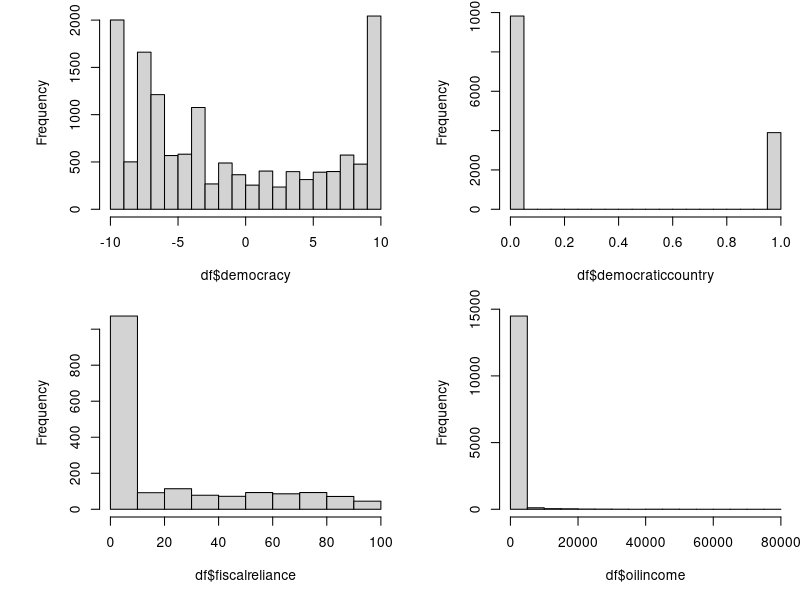
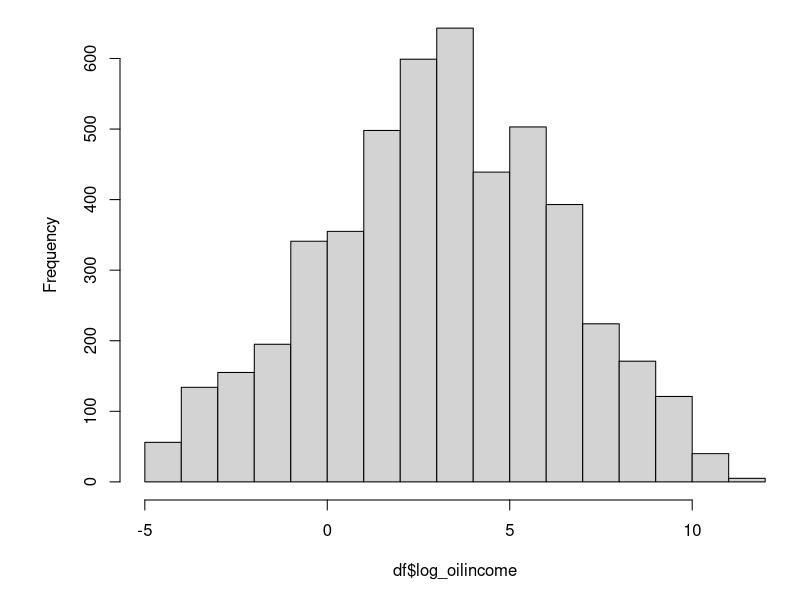
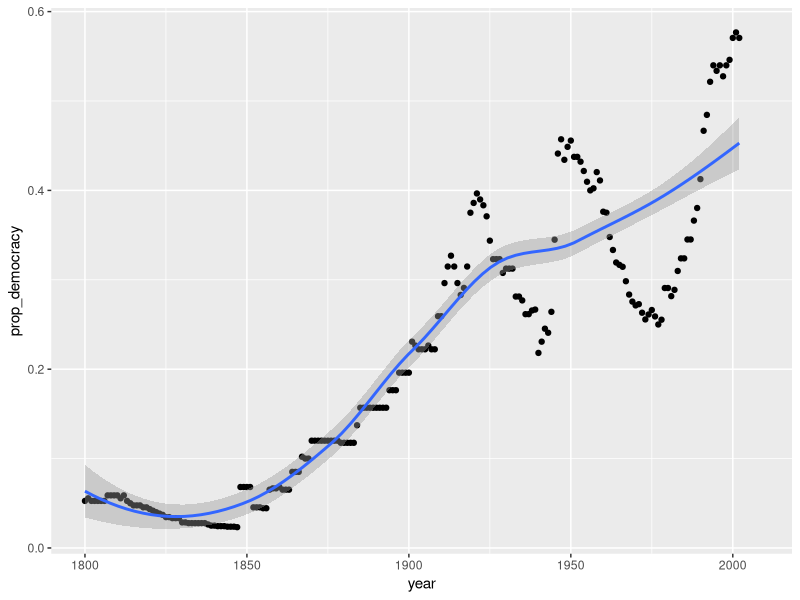
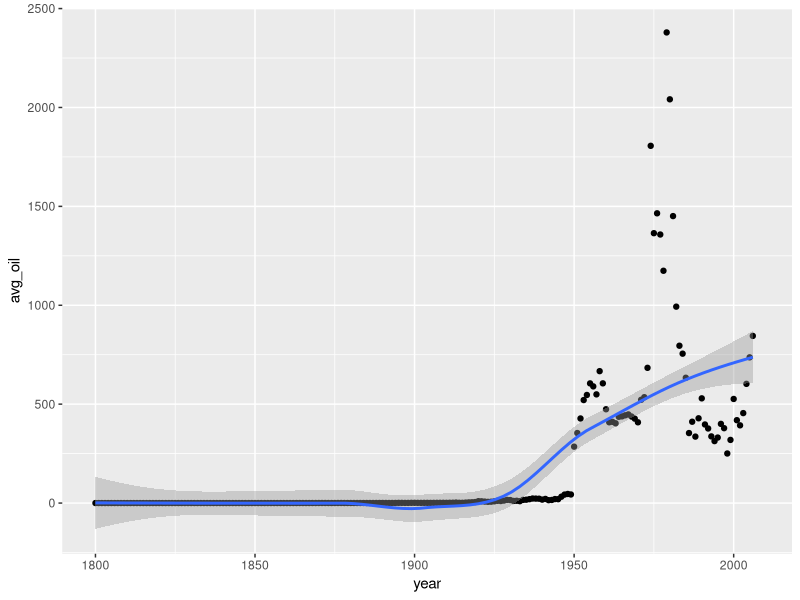

The R source for these figures, in order:
## ---- chunk 1

library("tidyverse")
setwd("/Users/kevinli/Documents/GitHub/notes/GV481/problems")
## ---- chunk 2
df <- read_csv("haber.csv")
## ---- chunk 3
df <- df %>%
    select(cnamehabmen, year, Fiscal_Reliance, polity_2, Total_Oil_Income_PC, Regime)

colnames(df) <- c("country", "year", "fiscalreliance", "democracy", "oilincome", "autocracy")
## ---- chunk 4
summary(df$year)

2008 - 1800
## ---- chunk 5
unique_countries <- unique(df$country)
# length function to find how long unique vector is

length(unique_countries)
## ---- chunk 6
df$democraticcountry <- 1 - df$autocracy
## ---- chunk 7
library(psych)
## ---- chunk 8
summary_variables <- df %>%
  select(democracy, democraticcountry, fiscalreliance, oilincome)

describe(summary_variables)
## ---- chunk 9
par.orig <- par(mfrow = c(2,2), mar = c(5, 6, 0.5, 0.5)) # arranging plots
hist(df$democracy, main = "")
hist(df$democraticcountry, main = "")
hist(df$fiscalreliance, main = "")
hist(df$oilincome, main = "")

## ---- chunk 10
df$log_oilincome <- log(df$oilincome)

# reset par parameter from before
par.orig <- par(mfrow = c(1,1))
hist(df$log_oilincome, main = "")
## ---- chunk 11
# graph of proportion of democracy over time
# Let us group_by() year to find mean
dem_mean <- df %>%
  group_by(year) %>%
  summarise(prop_democracy = mean(democraticcountry, na.rm = TRUE), .groups = 'drop')

# now ggplot

ggplot(dem_mean, aes(x = year, y = prop_democracy)) +
  geom_point() +
  geom_smooth()

# graph of average oil income over time
# group_by() year to find mean

oil_mean <- df %>%
  group_by(year) %>%
  summarise(avg_oil = mean(oilincome, na.rm = TRUE), .groups = 'drop')

# now ggplot

ggplot(oil_mean, aes(x = year, y = avg_oil)) +
  geom_point() +
  geom_smooth()

## ---- chunk 12
cov(df$democracy, df$oilincome, use = "complete.obs")

## ---- chunk 13
cor(df$democracy, df$oilincome, use = "complete.obs")

## ---- chunk 14
model1 <- lm(democracy ~ oilincome, data = df)
summary(model1)

## ---- chunk 15
(sd(df$oilincome, na.rm = TRUE) * -2.652e-04) / sd(df$democracy, na.rm = TRUE)
## ---- chunk 16
# let us first filter for 1800
df_1800 <- df %>%
  filter(year == 1800)

model2 <- lm(democracy ~ oilincome, data = df_1800)
summary(model1)

## ---- chunk 17
df_1900 <- df %>%
  filter(year == 1900)

model3 <- lm(democracy ~ oilincome, data = df_1900)
summary(model3)
## ---- chunk 18
df_1950 <- df %>%
  filter(year == 1950)

model4 <- lm(democracy ~ oilincome, data = df_1950)
summary(model4)
## ---- chunk 19
df_2000 <- df %>%
  filter(year == 2000)

model5 <- lm(democracy ~ oilincome, data = df_2000)
summary(model5)
## ---- chunk 20
df_2006 <- df %>%
  filter(year == 2006)

model6 <- lm(democracy ~ oilincome, data = df_2006)
summary(model6)
## ---- chunk 21
df_burundi <- df %>%
  filter(country == "Burundi")

model7 <- lm(democracy ~ oilincome, data = df_burundi)
summary(model7)
